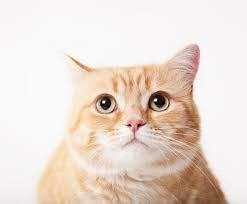
#> input picture img/cat_1.jpg, 247 x 204 px; its folder holds only this picture in this run
$ jupyter execute '12-27복습.ipynb'   (shell and % lines are left out)
#> lines starting #> are read from the running program, lines starting #| are printed output that depends on the picture
[cell 1]
from glob import glob #golb폴더에서 golb.py 를 실행
from PIL import Image
from PIL import ImageFilter

glob('./img/*.jpg')
fileList=glob('./img/*.jpg')
file=fileList[0]

img=Image.open(file).resize((400,300))
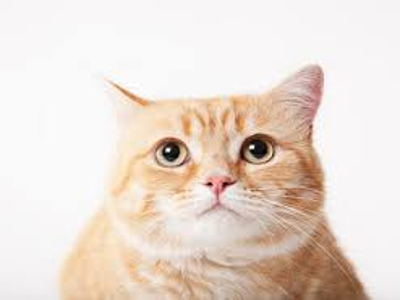
#> img: PIL image 400x300 RGB; mean R, G, B 233.5, 220.3, 210.7
img_gray=img.convert("L")
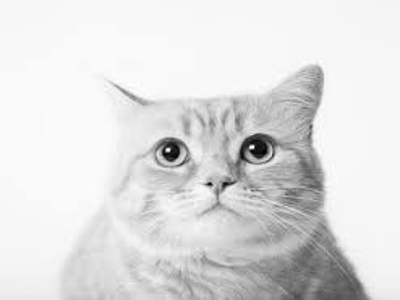
#> img_gray: PIL image 400x300 L; min 0, max 255, mean 223.2
img_gray#.show()

$ run again, on img/cat_2.jpg
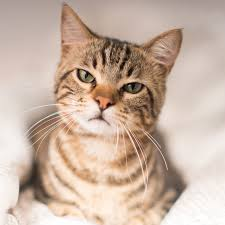
#> input picture img/cat_2.jpg, 225 x 225 px
#> `img=Image.open(file).resize((400,300))`:
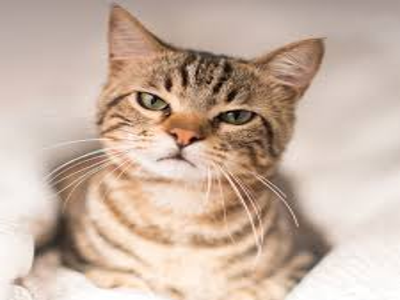
#> img: PIL image 400x300 RGB; mean R, G, B 200.9, 178.8, 163.5
#> `img_gray=img.convert("L")`:
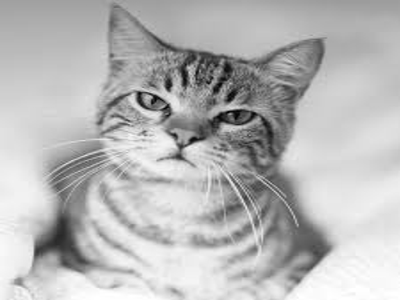
#> img_gray: PIL image 400x300 L; min 3, max 255, mean 183.7

$ run again, on img/cat_3.jpg
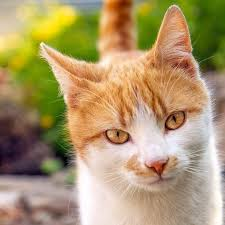
#> input picture img/cat_3.jpg, 225 x 225 px
#> `img=Image.open(file).resize((400,300))`:
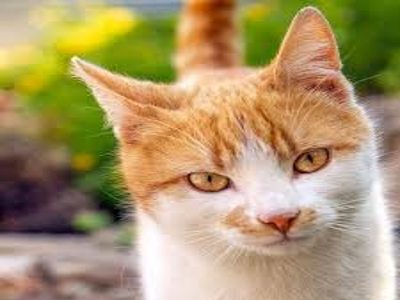
#> img: PIL image 400x300 RGB; mean R, G, B 172.4, 151.1, 107.6
#> `img_gray=img.convert("L")`:
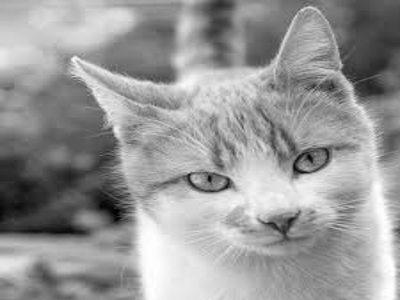
#> img_gray: PIL image 400x300 L; min 0, max 255, mean 152.5
